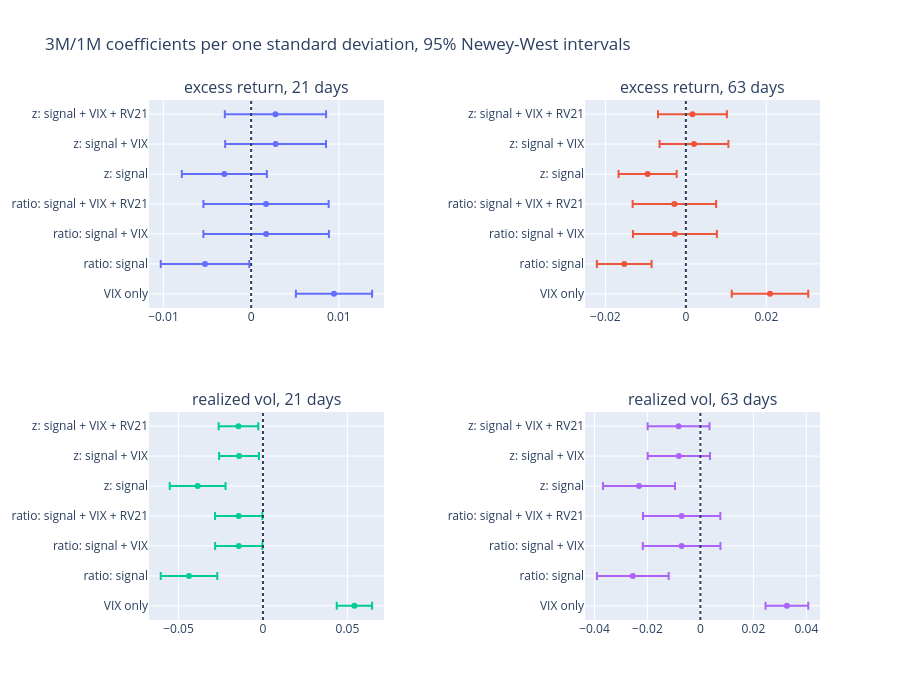

The notebook cell saved with this chart:
### Markdown cell above
## Predictive regressions

Forward 21- and 63-day SPY excess log returns, and forward realized volatility, regressed on today's signal. Regressors are standardized, so each point is the effect of a one-standard-deviation move. Error bars are 95% intervals with Newey-West errors, because overlapping daily windows make plain t-statistics far too large.

The key comparison is `signal` against `signal + VIX`. If the coefficient collapses once the VIX level is added, the term structure carries little information beyond the level of fear.

### Code cell
regressions = read("regressions.csv")
main_pair = info["main_pair"]
subset = regressions[regressions["pair"].isin([main_pair, "VIX level"])].copy()
subset["label"] = np.where(subset["pair"] == "VIX level", "VIX only", subset["signal"] + ": " + subset["spec"])

panels = [(t, h) for t in ["excess_return", "realized_vol"] for h in sorted(subset["horizon"].unique())]
fig = make_subplots(rows=2, cols=2, subplot_titles=[f"{t.replace('_', ' ')}, {h} days" for t, h in panels],
                    vertical_spacing=0.2, horizontal_spacing=0.3)
for k, (target, horizon) in enumerate(panels):
    rows = subset[(subset["target"] == target) & (subset["horizon"] == horizon)]
    fig.add_trace(go.Scatter(x=rows["coef"], y=rows["label"], mode="markers", showlegend=False,
                             error_x=dict(type="data", symmetric=False,
                                          array=rows["ci_high"] - rows["coef"],
                                          arrayminus=rows["coef"] - rows["ci_low"])),
                  row=k // 2 + 1, col=k % 2 + 1)
    fig.add_vline(x=0, line_dash="dot", row=k // 2 + 1, col=k % 2 + 1)
fig.update_layout(height=700, title=f"{main_pair} coefficients per one standard deviation, 95% Newey-West intervals")
fig.show()

display(subset[["target", "horizon", "label", "coef", "t", "p", "r2", "nobs"]].sort_values(["target", "horizon"]))

### Figure 1 — Plotly figure (JSON) as saved in the notebook; plotly's stock layout.template omitted (floating-point values rounded to 4 significant figures)
{"data": [{"error_x": {"array": [0.004346, 0.005052, 0.007156, 0.007141, 0.004846, 0.005749, 0.005775], "arrayminus": [0.004346, 0.005052, 0.007156, 0.007141, 0.004846, 0.005749, 0.005775], "symmetric": false, "type": "data"}, "mode": "markers", "showlegend": false, "type": "scatter", "x": [0.009448, -0.005257, 0.001713, 0.0017, -0.003058, 0.00279, 0.002773], "xaxis": "x", "y": ["VIX only", "ratio: signal", "ratio: signal + VIX", "ratio: signal + VIX + RV21", "z: signal", "z: signal + VIX", "z: signal + VIX + RV21"], "yaxis": "y"}, {"error_x": {"array": [0.009509, 0.006796, 0.01042, 0.01037, 0.007215, 0.008551, 0.008563], "arrayminus": [0.009509, 0.006796, 0.01042, 0.01037, 0.007215, 0.008551, 0.008563], "symmetric": false, "type": "data"}, "mode": "markers", "showlegend": false, "type": "scatter", "x": [0.02089, -0.01531, -0.002727, -0.00285, -0.009508, 0.002015, 0.00163], "xaxis": "x2", "y": ["VIX only", "ratio: signal", "ratio: signal + VIX", "ratio: signal + VIX + RV21", "z: signal", "z: signal + VIX", "z: signal + VIX + RV21"], "yaxis": "y2"}, {"error_x": {"array": [0.01046, 0.01673, 0.01401, 0.01401, 0.01652, 0.01177, 0.01174], "arrayminus": [0.01046, 0.01673, 0.01401, 0.01401, 0.01652, 0.01177, 0.01174], "symmetric": false, "type": "data"}, "mode": "markers", "showlegend": false, "type": "scatter", "x": [0.05415, -0.04377, -0.0143, -0.01435, -0.03867, -0.01416, -0.01449], "xaxis": "x3", "y": ["VIX only", "ratio: signal", "ratio: signal + VIX", "ratio: signal + VIX + RV21", "z: signal", "z: signal + VIX", "z: signal + VIX + RV21"], "yaxis": "y3"}, {"error_x": {"array": [0.008065, 0.01355, 0.01466, 0.01461, 0.01361, 0.01175, 0.01168], "arrayminus": [0.008065, 0.01355, 0.01466, 0.01461, 0.01361, 0.01175, 0.01168], "symmetric": false, "type": "data"}, "mode": "markers", "showlegend": false, "type": "scatter", "x": [0.03266, -0.02553, -0.007087, -0.007082, -0.02318, -0.008144, -0.008235], "xaxis": "x4", "y": ["VIX only", "ratio: signal", "ratio: signal + VIX", "ratio: signal + VIX + RV21", "z: signal", "z: signal + VIX", "z: signal + VIX + RV21"], "yaxis": "y4"}], "layout": {"annotations": [{"font": {"size": 16}, "showarrow": false, "text": "excess return, 21 days", "x": 0.175, "xanchor": "center", "xref": "paper", "y": 1, "yanchor": "bottom", "yref": "paper"}, {"font": {"size": 16}, "showarrow": false, "text": "excess return, 63 days", "x": 0.825, "xanchor": "center", "xref": "paper", "y": 1, "yanchor": "bottom", "yref": "paper"}, {"font": {"size": 16}, "showarrow": false, "text": "realized vol, 21 days", "x": 0.175, "xanchor": "center", "xref": "paper", "y": 0.4, "yanchor": "bottom", "yref": "paper"}, {"font": {"size": 16}, "showarrow": false, "text": "realized vol, 63 days", "x": 0.825, "xanchor": "center", "xref": "paper", "y": 0.4, "yanchor": "bottom", "yref": "paper"}], "height": 700, "shapes": [{"line": {"dash": "dot"}, "type": "line", "x0": 0, "x1": 0, "xref": "x", "y0": 0, "y1": 1, "yref": "y domain"}, {"line": {"dash": "dot"}, "type": "line", "x0": 0, "x1": 0, "xref": "x2", "y0": 0, "y1": 1, "yref": "y2 domain"}, {"line": {"dash": "dot"}, "type": "line", "x0": 0, "x1": 0, "xref": "x3", "y0": 0, "y1": 1, "yref": "y3 domain"}, {"line": {"dash": "dot"}, "type": "line", "x0": 0, "x1": 0, "xref": "x4", "y0": 0, "y1": 1, "yref": "y4 domain"}], "title": {"text": "3M/1M coefficients per one standard deviation, 95% Newey-West intervals"}, "xaxis": {"anchor": "y", "domain": [0, 0.35]}, "xaxis2": {"anchor": "y2", "domain": [0.65, 1.0]}, "xaxis3": {"anchor": "y3", "domain": [0, 0.35]}, "xaxis4": {"anchor": "y4", "domain": [0.65, 1.0]}, "yaxis": {"anchor": "x", "domain": [0.6, 1]}, "yaxis2": {"anchor": "x2", "domain": [0.6, 1]}, "yaxis3": {"anchor": "x3", "domain": [0, 0.4]}, "yaxis4": {"anchor": "x4", "domain": [0, 0.4]}}}
